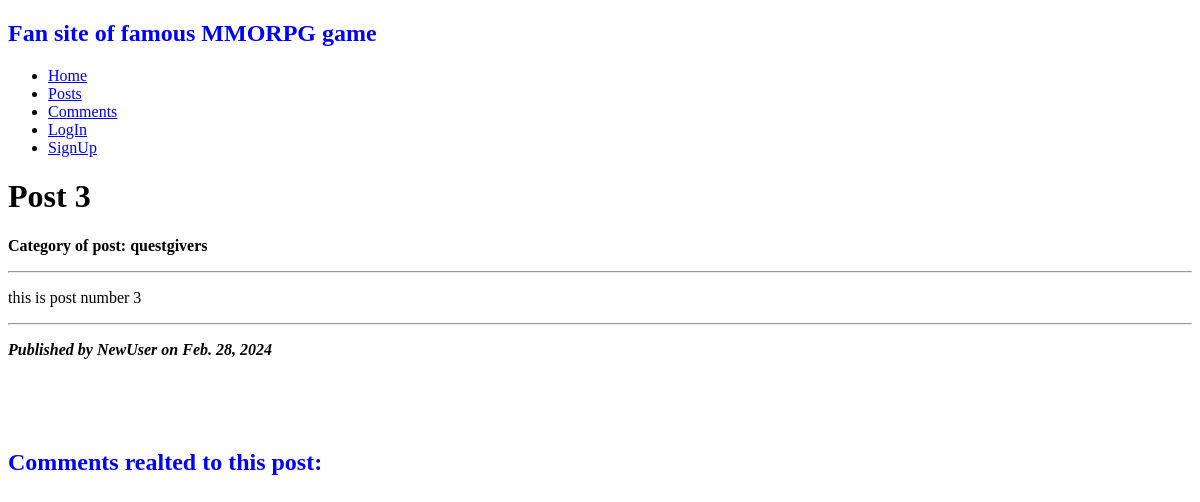
Before: /noticeboard/3 with the older database file.
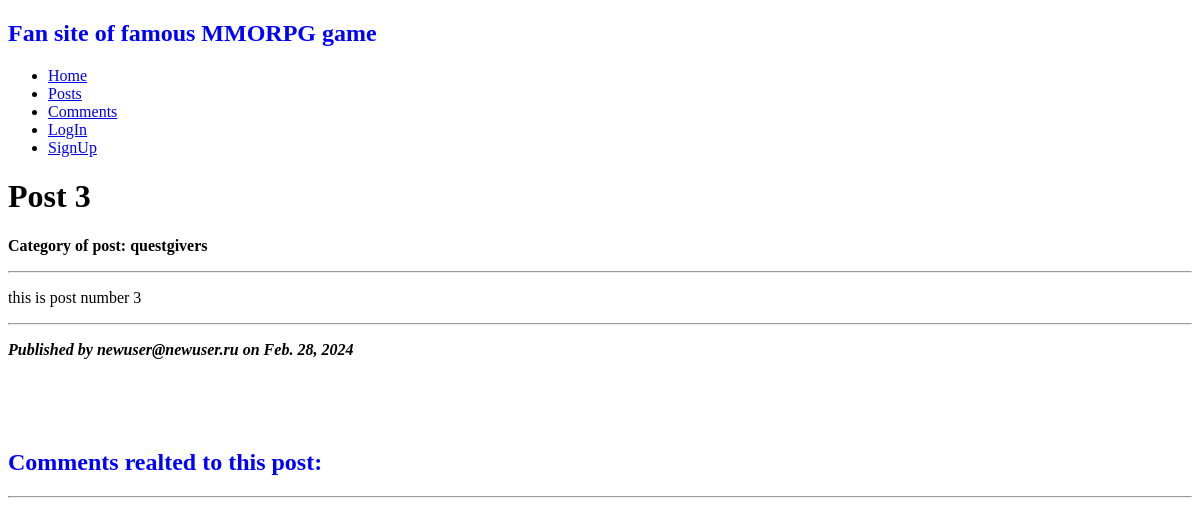
After: the same page with the newer database file.
### noticeboard_app/models.py (models this page shows, shortened)
class Post(models.Model):
    name = models.CharField(max_length = 255)
    category = models.CharField(max_length = 20, choices = POSTCATEGORY, default = 'other')
    text = RichTextField()
    author = models.ForeignKey(User, on_delete = models.CASCADE)
    date = models.DateField(auto_now_add = True)

### noticeboard_app/views.py (the view)
# urls.py: path('<int:pk>', PostDetail.as_view(), name="postdetail"),
class PostDetail(DetailView):
    model = Post
    template_name = 'post_detail.html'
    context_object_name = 'postdetail'

### templates/post_detail.html (shortened to what this page needs)
{% extends "base.html" %}
{% block content %}
<h1>{{ object.name }}</h1>
<p><b>Category of post: {{ object.category }}</b></p>
<hr>
<p>{{ object.text|safe }}</p>
<hr>
<p><b><i>Published by {{ object.author }} on {{ object.date }}</i></b></p>
<br>
<br>
<br>
<h2>Comments realted to this post:</h2>
{%if object.comment_set.all%}
    <hr>
{% endif %}
{% endblock content %}

Changed rows visible on the page:
changed through a linked row, Post "Post 3": author "NewUser" → "newuser@newuser.ru"
